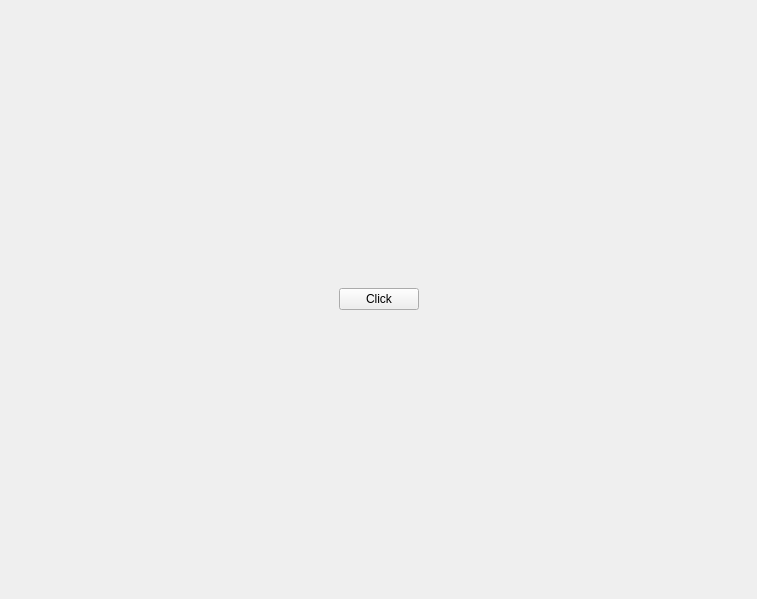
<?xml version="1.0" encoding="UTF-8"?>
<ui version="4.0">
 <class>MainWindow</class>
 <widget class="QMainWindow" name="MainWindow">
  <property name="geometry">
   <rect>
    <x>0</x>
    <y>0</y>
    <width>757</width>
    <height>599</height>
   </rect>
  </property>
  <property name="windowTitle">
   <string>Git и жёлтые окружности</string>
  </property>
  <widget class="QWidget" name="centralwidget">
   <layout class="QHBoxLayout" name="horizontalLayout">
    <item>
     <spacer name="horizontalSpacer">
      <property name="orientation">
       <enum>Qt::Horizontal</enum>
      </property>
      <property name="sizeHint" stdset="0">
       <size>
        <width>321</width>
        <height>20</height>
       </size>
      </property>
     </spacer>
    </item>
    <item>
     <widget class="QPushButton" name="pushButton">
      <property name="text">
       <string>Click</string>
      </property>
     </widget>
    </item>
    <item>
     <spacer name="horizontalSpacer_2">
      <property name="orientation">
       <enum>Qt::Horizontal</enum>
      </property>
      <property name="sizeHint" stdset="0">
       <size>
        <width>320</width>
        <height>20</height>
       </size>
      </property>
     </spacer>
    </item>
   </layout>
  </widget>
 </widget>
 <resources/>
 <connections/>
</ui>
